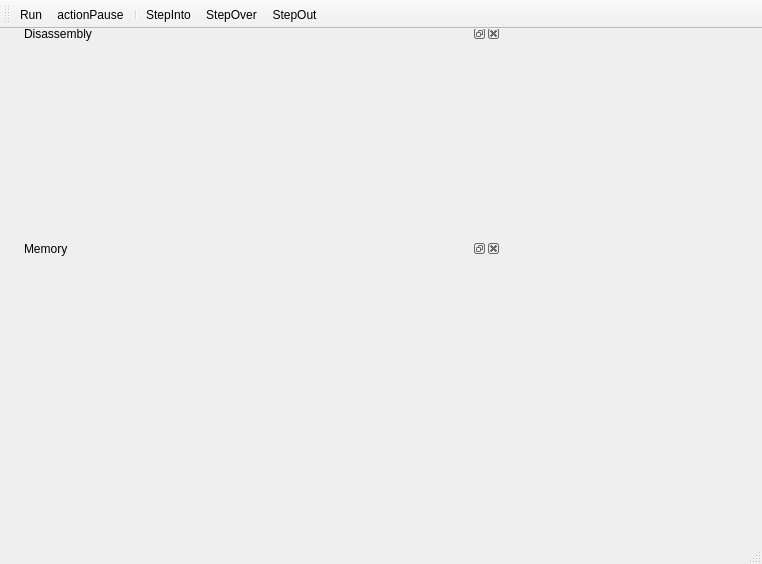
<?xml version="1.0" encoding="UTF-8"?>
<ui version="4.0">
 <class>main_window</class>
 <widget class="QMainWindow" name="main_window">
  <property name="geometry">
   <rect>
    <x>0</x>
    <y>0</y>
    <width>762</width>
    <height>564</height>
   </rect>
  </property>
  <property name="windowTitle">
   <string>pspe4alldbgqt5</string>
  </property>
  <widget class="QWidget" name="centralWidget">
   <widget class="QDockWidget" name="disassembly_dock">
    <property name="geometry">
     <rect>
      <x>20</x>
      <y>-5</y>
      <width>481</width>
      <height>214</height>
     </rect>
    </property>
    <property name="minimumSize">
     <size>
      <width>450</width>
      <height>38</height>
     </size>
    </property>
    <property name="features">
     <set>QDockWidget::AllDockWidgetFeatures</set>
    </property>
    <property name="windowTitle">
     <string>Disassembly</string>
    </property>
    <widget class="QWidget" name="disassemblydockwidget"/>
   </widget>
   <widget class="QDockWidget" name="memory_dock">
    <property name="geometry">
     <rect>
      <x>20</x>
      <y>210</y>
      <width>481</width>
      <height>271</height>
     </rect>
    </property>
    <property name="minimumSize">
     <size>
      <width>450</width>
      <height>38</height>
     </size>
    </property>
    <property name="windowTitle">
     <string>Memory</string>
    </property>
    <widget class="qt_MemoryViewer" name="memorydockwidget"/>
   </widget>
  </widget>
  <widget class="QMenuBar" name="menuBar">
   <property name="geometry">
    <rect>
     <x>0</x>
     <y>0</y>
     <width>762</width>
     <height>21</height>
    </rect>
   </property>
  </widget>
  <widget class="QToolBar" name="mainToolBar">
   <attribute name="toolBarArea">
    <enum>TopToolBarArea</enum>
   </attribute>
   <attribute name="toolBarBreak">
    <bool>false</bool>
   </attribute>
   <addaction name="actionRun"/>
   <addaction name="actionActionPause"/>
   <addaction name="separator"/>
   <addaction name="actionStepInto"/>
   <addaction name="actionStepOver"/>
   <addaction name="actionStepOut"/>
  </widget>
  <widget class="QStatusBar" name="statusBar"/>
  <action name="actionRun">
   <property name="icon">
    <iconset resource="pspe4all-dbg.qt5.qrc">
     <normaloff>:/pspe4alldbgqt5/res/PlayIcon.png</normaloff>:/pspe4alldbgqt5/res/PlayIcon.png</iconset>
   </property>
   <property name="text">
    <string>Run</string>
   </property>
   <property name="toolTip">
    <string>Run</string>
   </property>
  </action>
  <action name="actionActionPause">
   <property name="icon">
    <iconset resource="pspe4all-dbg.qt5.qrc">
     <normaloff>:/pspe4alldbgqt5/res/PauseIcon.png</normaloff>:/pspe4alldbgqt5/res/PauseIcon.png</iconset>
   </property>
   <property name="text">
    <string>actionPause</string>
   </property>
   <property name="toolTip">
    <string>Pause</string>
   </property>
  </action>
  <action name="actionStepInto">
   <property name="icon">
    <iconset resource="pspe4all-dbg.qt5.qrc">
     <normaloff>:/pspe4alldbgqt5/res/StepIntoIcon.png</normaloff>:/pspe4alldbgqt5/res/StepIntoIcon.png</iconset>
   </property>
   <property name="text">
    <string>StepInto</string>
   </property>
   <property name="toolTip">
    <string>Step Into</string>
   </property>
  </action>
  <action name="actionStepOver">
   <property name="icon">
    <iconset resource="pspe4all-dbg.qt5.qrc">
     <normaloff>:/pspe4alldbgqt5/res/StepOverIcon.png</normaloff>:/pspe4alldbgqt5/res/StepOverIcon.png</iconset>
   </property>
   <property name="text">
    <string>StepOver</string>
   </property>
   <property name="toolTip">
    <string>Step Over</string>
   </property>
  </action>
  <action name="actionStepOut">
   <property name="icon">
    <iconset resource="pspe4all-dbg.qt5.qrc">
     <normaloff>:/pspe4alldbgqt5/res/StepOutIcon.png</normaloff>:/pspe4alldbgqt5/res/StepOutIcon.png</iconset>
   </property>
   <property name="text">
    <string>StepOut</string>
   </property>
   <property name="toolTip">
    <string>Step Out</string>
   </property>
  </action>
 </widget>
 <layoutdefault spacing="6" margin="11"/>
 <customwidgets>
  <customwidget>
   <class>qt_MemoryViewer</class>
   <extends>QWidget</extends>
   <header>qt_memoryviewer.h</header>
   <container>1</container>
  </customwidget>
 </customwidgets>
 <resources>
  <include location="pspe4all-dbg.qt5.qrc"/>
 </resources>
 <connections/>
</ui>
